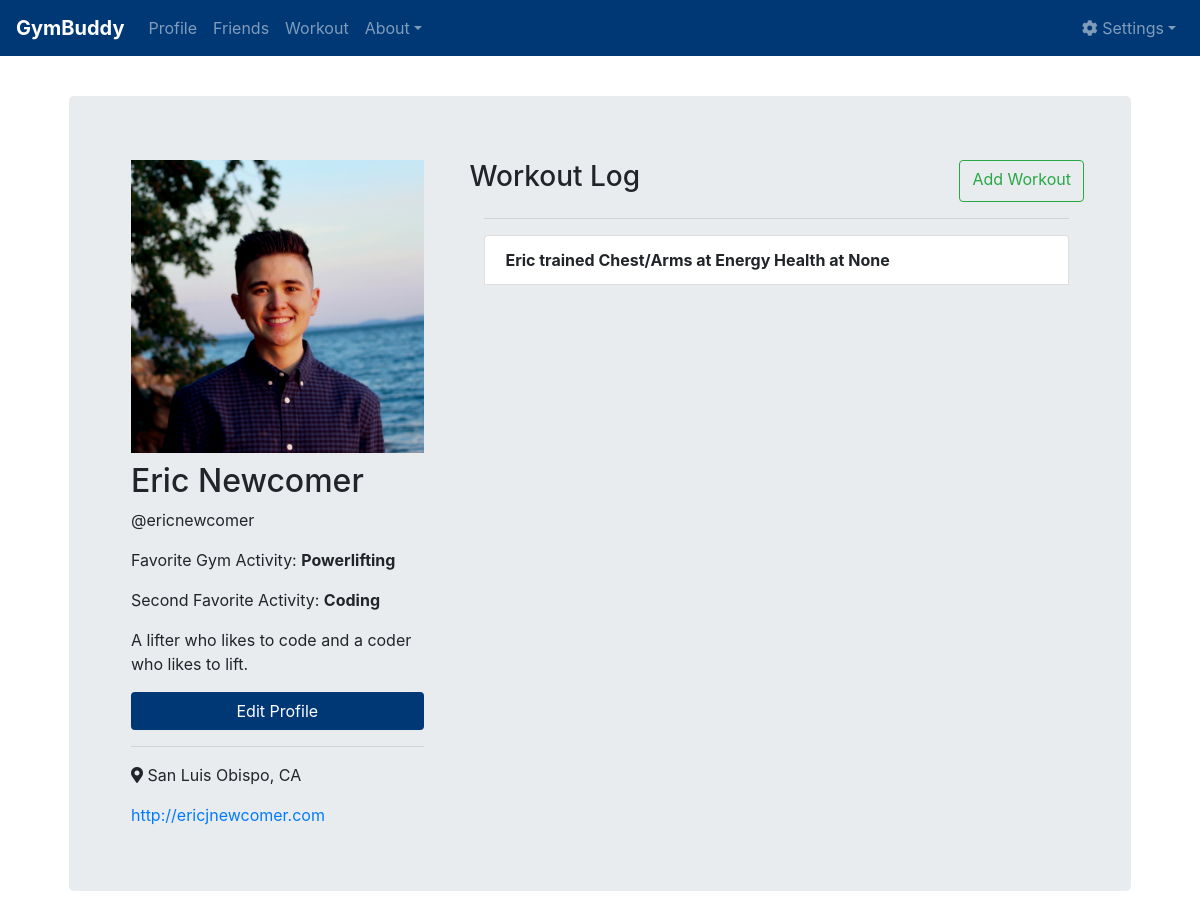
Before: /profile/ (signed in) with the older database file.
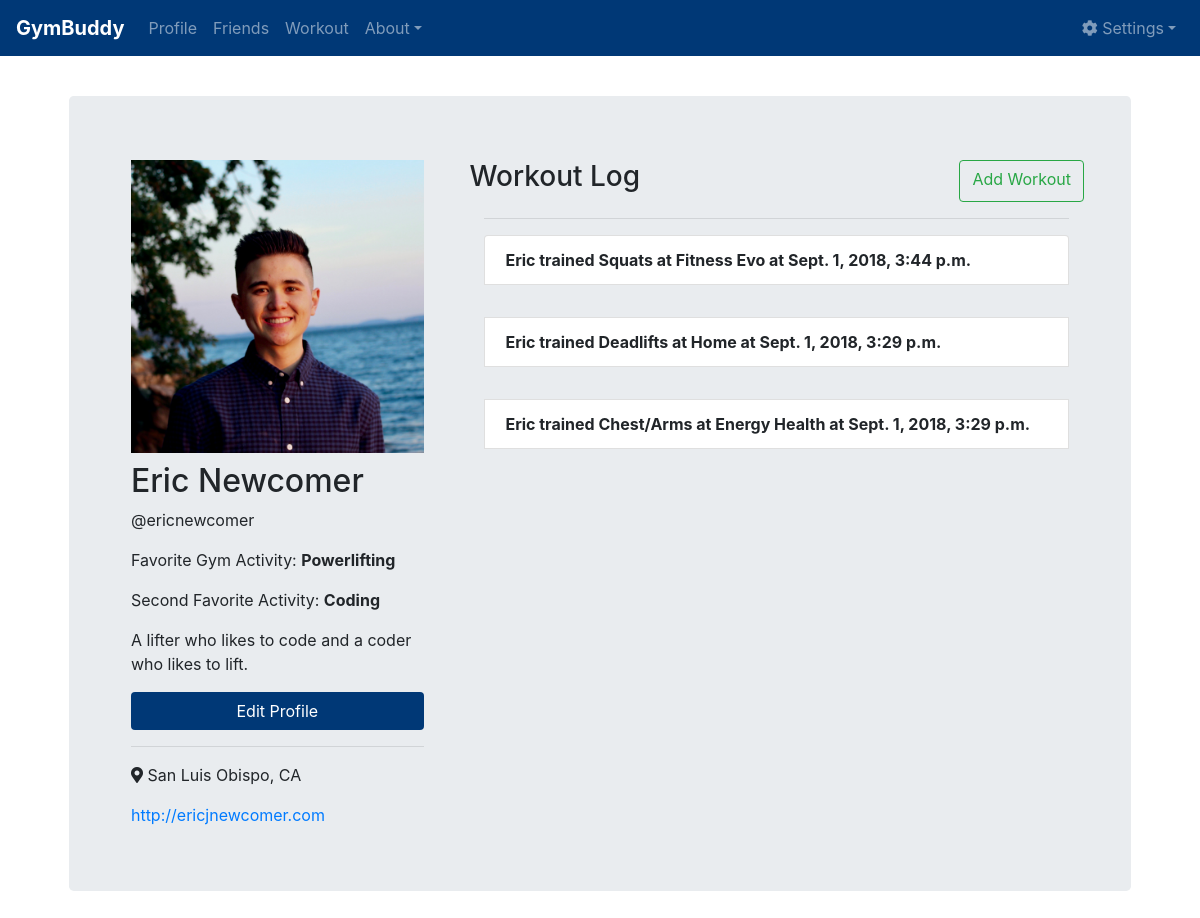
After: the same page with the newer database file.
### main/models.py (models this page shows, shortened)
class Profile(models.Model):
    user = models.OneToOneField(User, on_delete=models.CASCADE)
    bio = models.TextField(max_length=500, blank=True)
    location = models.CharField(max_length=30, blank=True)
    activity1 = models.CharField(max_length=50, blank=True)
    activity2 = models.CharField(max_length=50, blank=True)
    website = models.CharField(max_length=100, blank=True)
    image = models.ImageField(upload_to='profile_pics', default='profile_pics/default.png')
    objects = models.Manager()

class Workout(models.Model):
    what = models.CharField(max_length=100, blank=True)
    gym = models.CharField(max_length=100, blank=True)
    time = models.DateTimeField(auto_now_add=True)
    objects = models.Manager()

### main/views.py (the view)
# urls.py: path('profile/', views.profile, name='profile'),
@login_required
def profile(request):
    user = request.user
    workouts = Workout.objects.all().order_by('-time')
    context = {
        'user': user,
        'workouts': workouts,
    }
    return render(request, 'main/profile.html', context)

### main/templates/main/profile.html (shortened to what this page needs)
{% extends "main/base.html" %} {% block content %} {% load static %} {% include "main/navbar.html" %}
<div class="jumbotron">
    <div class="main-jumbo">
        <div class="row">
            <div class="col-md-4">
                {% if user.profile.image %}
                <img class="img-responsive" src="{{ user.profile.image.url }}" width="100%"> {% else %}
                <img class="img-responsive" src="{% static 'main/default.png' %}" width="100%"> {% endif %}
                <div class="main-info">
                    <h2>{{ user.first_name }} {{ user.last_name }}</h2>
                    <p>@{{user.username}}</p>
                    <p>Favorite Gym Activity:
                        <strong>{{ user.profile.activity1 }}</strong>
                    </p>
                    {% if user.profile.activity2 %}
                    <p>Second Favorite Activity:
                        <strong>{{ user.profile.activity2 }}</strong>
                    </p>
                    {% endif %}
                    <p>{{ user.profile.bio }}</p>
                    <a class="btn btn-gymbuddy" style="width: 100%;" href="/profile_edit/">Edit Profile</a>
                </div>
                <hr>
                <div class="main-info">
                    <p>
                        <i class="fas fa-map-marker-alt"></i> {{ user.profile.location }}</p>
                    <a href="{{ user.profile.website }}" target="_blank">{{ user.profile.website }}</a>
                </div>
            </div>
            <div class="col-md-8">
                <div class="body-info" style="margin-left: 5%;">
                    <div class="row">
                        <h3>Workout Log</h3>
                        <a class="btn btn-outline-success my-2 my-sm-0" href="/workout/" style="margin-left: auto;">Add Workout</a>
                    </div>
                    <hr>
                    <ul class="list-group">
                        {% for wkt in workouts %}
                        <li class="list-group-item"><strong>{{user.first_name}} trained {{wkt.what}} at {{wkt.gym}} at {{wkt.time}}</strong></li>
                        {% endfor %}
                    </ul>
                </div>
            </div>
        </div>
    </div>
</div>
</div>
{% endblock %}

### main/templates/main/base.html (shortened to what this page needs)
{% load static %}
<!doctype html>
<html lang="en">
<head>
  <link rel="stylesheet" href="{% static 'main/bootstrap.min.css' %}">
  <link rel="stylesheet" href="{% static 'main/base.css' %}" type=text/css>
  <link rel="stylesheet" href="https://use.fontawesome.com/releases/v5.2.0/css/all.css">
  <body>
    <main role="main" class="container">
      <div class="starter-template">
        {% block content %} {% endblock %}
    </main>
  </body>
</html>

### main/templates/main/navbar.html (shortened to what this page needs)
<nav class="navbar navbar-expand-md navbar-dark fixed-top" style="background-color:#003876;">
  <a class="navbar-brand" href="/">
    <strong>GymBuddy</strong>
  </a>
  <div class="collapse navbar-collapse" id="navbarsExampleDefault">
    <ul class="navbar-nav mr-auto">
      <li class="nav-item">
        <a class="nav-link" href="/profile/">Profile</a>
      </li>
      <li class="nav-item">
        <a class="nav-link" href="/friends/">Friends</a>
      </li>
      <li class="nav-item">
        <a class="nav-link" href="/workout/">Workout</a>
      </li>
      <li class="nav-item dropdown">
        <a class="nav-link dropdown-toggle" id="dropdown01" data-toggle="dropdown" aria-haspopup="true" aria-expanded="false">About</a>
      </li>
    </ul>
    <ul class="navbar-nav">
      <li class="nav-item dropdown">
        <a class="nav-link dropdown-toggle" id="dropdown01" data-toggle="dropdown" aria-haspopup="true" aria-expanded="false">
          <i class="fas fa-cog"></i> Settings</a>
      </li>
    </ul>
  </div>
</nav>

### main/static/main/base.css (style rules this page uses)
body { padding-top: 5rem; }
.starter-template { padding: 1rem 1.5rem; text-align: center; }
.main-info { margin-top: 3%; text-align: left; }
.body-info { text-align:left; }
.main-jumbo { margin-left: 3%; margin-right: 3%; }
.btn-gymbuddy { background-color: #003876; color: white; }

Changed rows visible on the page:
removed Workout: {{ user.first_name }} "Eric", what "Chest/Arms", gym "Energy Health", time "None"
added Workout: {{ user.first_name }} "Eric", what "Squats", gym "Fitness Evo", time "Sept. 1, 2018, 3:44 p.m."
added Workout: {{ user.first_name }} "Eric", what "Deadlifts", gym "Home", time "Sept. 1, 2018, 3:29 p.m."
added Workout: {{ user.first_name }} "Eric", what "Chest/Arms", gym "Energy Health", time "Sept. 1, 2018, 3:29 p.m."
